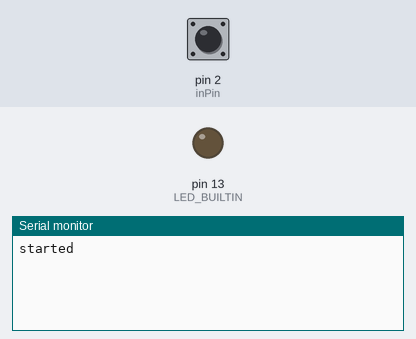
Simulated run of this sketch. Board: Arduino Uno, built with avr-gcc and run on an emulated ATmega328P. Parts: output pins drawn as LEDs (lit = HIGH), the last lines printed to the serial monitor. The test bench sets the inputs (shaded band); at power-on: pin 2 (inPin) LOW.

Above: at 1.2 s.
1.3 s: pin 2 (inPin) pulsed HIGH 2 times (0.12 s each, 0.3 s apart)
At 2.2 s:
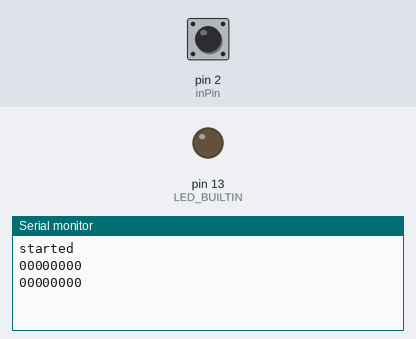
4.9 s: pin 2 (inPin) driven HIGH
At 6.3 s:
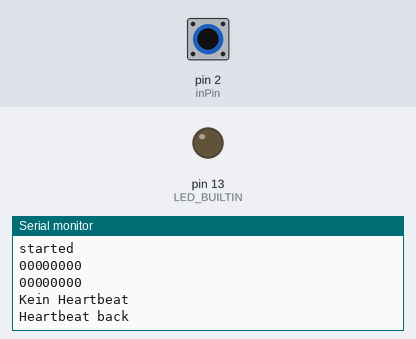

Measured:
- after the input at 1.3 s, the serial monitor: prints a new line after 0.12 s (image 1)
- after the input at 4.9 s, the serial monitor: prints a new line at once (image 2)

The sketch:

recieve.ino
```cpp
int inPin = 2;
long heartbeatAlarm = 2000;

void setup()
{
  pinMode(LED_BUILTIN, OUTPUT);
  pinMode (inPin, INPUT);
  Serial.begin(9600);
}

// the loop function runs over and over again forever
void loop()
{
  Serial.print("started\n");

  int rcvData[8] = {9,9,9,9,9,9,9,9};
  while (true)
  {
    listen (rcvData, 8);
  }
}

void listen(int dest[], int msgLength)
{
  long lastHeartbeat = millis();
  int hbAlarm = 0;

  // Startsequenz
  while(true)
  {
    delay(1);

    // Daten / Heartbeat lesen
    if (digitalRead(inPin) == HIGH)
    {
      delay(1);

      // Heartbeat yes/no
      if (digitalRead(inPin) == HIGH)
      {
        // Heartbeat
        lastHeartbeat = millis();
      }
      else
      {
        delay(1);
        // Data - switch to recv mode.
        break;
      }
    }

    // Heartbeat analysieren
    if (hbAlarm)
    {
      if (millis()-lastHeartbeat < heartbeatAlarm)
      {
        hbAlarm = 0;
        stop_heartbeatAlarm();
      }
    }
    else
    {
      if (millis()-lastHeartbeat > heartbeatAlarm)
      {
        hbAlarm = 1;
        fire_heartbeatAlarm();
      }
    }
  }

  // Daten Empfangen
  for (int i=0; i<msgLength; i++)
  {
    dest[i] = digitalRead(inPin);
    Serial.print(dest[i]);
    delay(1);
  }
  Serial.print("\n");
}

void fire_heartbeatAlarm ()
{
  Serial.print("Kein Heartbeat\n");
}

void stop_heartbeatAlarm ()
{
  Serial.print("Heartbeat back\n");
}
```
